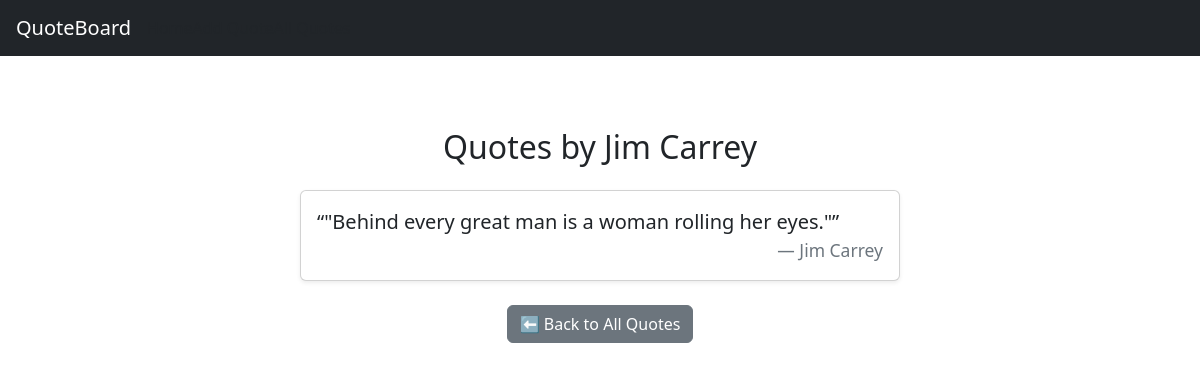
Page /author/Jim Carrey/ on the committed database.
### quotes/models.py (models this page shows, shortened)
class Quote(models.Model):
    content = models.TextField()
    author = models.CharField(max_length=100)
    created_at = models.DateTimeField(auto_now_add=True)
    likes = models.PositiveIntegerField(default=0)  # ✅ Like field
    tag = models.CharField(max_length=50, choices=TAGS, default='Other')  # ✅ Tag field

### quotes/views.py (the view)
# urls.py: path('author/<str:author>/', quotes_by_author, name='quotes_by_author'),  # 📂 Filter
def quotes_by_author(request, author):
    quotes = Quote.objects.filter(author=author).order_by('-created_at')
    return render(request, 'quotes/quotes_by_author.html', {'quotes': quotes, 'author': author})

### quotes/templates/quotes/quotes_by_author.html
{% extends 'base.html' %}
{% block content %}
<div class="container py-5">
  <h2 class="mb-4 text-center">Quotes by {{ author }}</h2>
  {% for quote in quotes %}
    <div class="card mb-3 mx-auto shadow-sm" style="max-width: 600px;">
      <div class="card-body">
        <blockquote class="blockquote mb-0">
          <p class="fs-5">“{{ quote.content }}”</p>
          <footer class="blockquote-footer text-end">{{ quote.author }}</footer>
        </blockquote>
      </div>
    </div>
  {% empty %}
    <div class="text-center text-muted">
      <p>No quotes found for {{ author }}.</p>
    </div>
  {% endfor %}
  <div class="text-center mt-4">
    <a href="{% url 'list_quotes' %}" class="btn btn-secondary">⬅️ Back to All Quotes</a>
  </div>
</div>
{% endblock %}

### rows in the picture
Quote: author "Jim Carrey", content "\"Behind every great man is a woman rolling her eyes.\""
